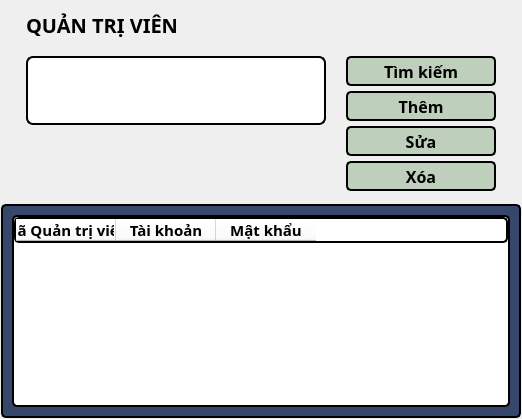
            <widget class="QWidget" name="admins_page">
             <layout class="QVBoxLayout" name="verticalLayout_3">
              <property name="spacing">
               <number>3</number>
              </property>
              <property name="leftMargin">
               <number>1</number>
              </property>
              <property name="topMargin">
               <number>1</number>
              </property>
              <property name="rightMargin">
               <number>1</number>
              </property>
              <property name="bottomMargin">
               <number>1</number>
              </property>
              <item>
               <widget class="QWidget" name="admins_controllers" native="true">
                <property name="maximumSize">
                 <size>
                  <width>16777215</width>
                  <height>200</height>
                 </size>
                </property>
                <property name="autoFillBackground">
                 <bool>false</bool>
                </property>
                <layout class="QVBoxLayout" name="verticalLayout_28">
                 <property name="spacing">
                  <number>0</number>
                 </property>
                 <property name="bottomMargin">
                  <number>0</number>
                 </property>
                 <item>
                  <widget class="QLabel" name="admins_label">
                   <property name="minimumSize">
                    <size>
                     <width>0</width>
                     <height>30</height>
                    </size>
                   </property>
                   <property name="maximumSize">
                    <size>
                     <width>16777215</width>
                     <height>30</height>
                    </size>
                   </property>
                   <property name="font">
                    <font>
                     <family>Cascadia Mono SemiBold</family>
                     <pointsize>15</pointsize>
                     <weight>75</weight>
                     <bold>true</bold>
                     <underline>false</underline>
                     <strikeout>false</strikeout>
                    </font>
                   </property>
                   <property name="layoutDirection">
                    <enum>Qt::LeftToRight</enum>
                   </property>
                   <property name="styleSheet">
                    <string notr="true">color: rgb(0, 0, 0);
padding-left: 10px;
font-weight: bold;
font-size: 15pt;</string>
                   </property>
                   <property name="text">
                    <string>QUẢN TRỊ VIÊN</string>
                   </property>
                   <property name="alignment">
                    <set>Qt::AlignLeading|Qt::AlignLeft|Qt::AlignVCenter</set>
                   </property>
                  </widget>
                 </item>
                 <item>
                  <widget class="QWidget" name="widget_16" native="true">
                   <property name="minimumSize">
                    <size>
                     <width>0</width>
                     <height>150</height>
                    </size>
                   </property>
                   <layout class="QHBoxLayout" name="horizontalLayout_13">
                    <property name="bottomMargin">
                     <number>0</number>
                    </property>
                    <item>
                     <widget class="QWidget" name="widget_17" native="true">
                      <layout class="QVBoxLayout" name="verticalLayout_30">
                       <property name="spacing">
                        <number>5</number>
                       </property>
                       <property name="leftMargin">
                        <number>7</number>
                       </property>
                       <property name="topMargin">
                        <number>7</number>
                       </property>
                       <property name="rightMargin">
                        <number>7</number>
                       </property>
                       <property name="bottomMargin">
                        <number>7</number>
                       </property>
                       <item>
                        <widget class="QLineEdit" name="admins_input">
                         <property name="sizePolicy">
                          <sizepolicy hsizetype="Expanding" vsizetype="Expanding">
                           <horstretch>0</horstretch>
                           <verstretch>0</verstretch>
                          </sizepolicy>
                         </property>
                         <property name="minimumSize">
                          <size>
                           <width>300</width>
                           <height>30</height>
                          </size>
                         </property>
                         <property name="font">
                          <font>
                           <family>Cascadia Code</family>
                           <pointsize>10</pointsize>
                          </font>
                         </property>
                         <property name="styleSheet">
                          <string notr="true">background-color: rgb(255, 255, 255);
border-radius: 7px;
border: 2px solid #000;</string>
                         </property>
                         <property name="inputMask">
                          <string/>
                         </property>
                         <property name="text">
                          <string/>
                         </property>
                        </widget>
                       </item>
                       <item>
                        <spacer name="verticalSpacer_10">
                         <property name="orientation">
                          <enum>Qt::Vertical</enum>
                         </property>
                         <property name="sizeHint" stdset="0">
                          <size>
                           <width>20</width>
                           <height>46</height>
                          </size>
                         </property>
                        </spacer>
                       </item>
                      </layout>
                     </widget>
                    </item>
                    <item>
                     <widget class="QWidget" name="widget_18" native="true">
                      <property name="minimumSize">
                       <size>
                        <width>150</width>
                        <height>0</height>
                       </size>
                      </property>
                      <layout class="QVBoxLayout" name="verticalLayout_31">
                       <property name="spacing">
                        <number>5</number>
                       </property>
                       <property name="leftMargin">
                        <number>7</number>
                       </property>
                       <property name="topMargin">
                        <number>7</number>
                       </property>
                       <property name="rightMargin">
                        <number>7</number>
                       </property>
                       <property name="bottomMargin">
                        <number>7</number>
                       </property>
                       <item>
                        <widget class="QPushButton" name="admins_search_btn">
                         <property name="minimumSize">
                          <size>
                           <width>150</width>
                           <height>30</height>
                          </size>
                         </property>
                         <property name="maximumSize">
                          <size>
                           <width>10</width>
                           <height>30</height>
                          </size>
                         </property>
                         <property name="font">
                          <font>
                           <family>Cascadia Code</family>
                           <pointsize>12</pointsize>
                           <weight>75</weight>
                           <bold>true</bold>
                          </font>
                         </property>
                         <property name="styleSheet">
                          <string notr="true">background-color: rgb(190,207,187);
color: rgb(0,0,0);
border-radius: 5px;
border: 2px solid #000;
font-weight: bold;
font-size: 12pt;</string>
                         </property>
                         <property name="text">
                          <string>Tìm kiếm</string>
                         </property>
                         <property name="iconSize">
                          <size>
                           <width>25</width>
                           <height>25</height>
                          </size>
                         </property>
                        </widget>
                       </item>
                       <item>
                        <widget class="QPushButton" name="admins_add_btn">
                         <property name="minimumSize">
                          <size>
                           <width>150</width>
                           <height>30</height>
                          </size>
                         </property>
                         <property name="maximumSize">
                          <size>
                           <width>150</width>
                           <height>30</height>
                          </size>
                         </property>
                         <property name="font">
                          <font>
                           <family>Cascadia Code</family>
                           <pointsize>12</pointsize>
                           <weight>75</weight>
                           <bold>true</bold>
                          </font>
                         </property>
                         <property name="styleSheet">
                          <string notr="true">background-color: rgb(190,207,187);
color: rgb(0,0,0);
border-radius: 5px;
border: 2px solid #000;
font-weight: bold;
font-size: 12pt;</string>
                         </property>
                         <property name="text">
                          <string>Thêm</string>
                         </property>
                         <property name="iconSize">
                          <size>
                           <width>25</width>
                           <height>25</height>
                          </size>
                         </property>
                        </widget>
                       </item>
                       <item>
                        <widget class="QPushButton" name="admins_edit_btn">
                         <property name="minimumSize">
                          <size>
                           <width>150</width>
                           <height>30</height>
                          </size>
                         </property>
                         <property name="maximumSize">
                          <size>
                           <width>150</width>
                           <height>30</height>
                          </size>
                         </property>
                         <property name="font">
                          <font>
                           <family>Cascadia Code</family>
                           <pointsize>12</pointsize>
                           <weight>75</weight>
                           <bold>true</bold>
                          </font>
                         </property>
                         <property name="styleSheet">
                          <string notr="true">background-color: rgb(190,207,187);
color: rgb(0,0,0);
border-radius: 5px;
border: 2px solid #000;
font-weight: bold;
font-size: 12pt;</string>
                         </property>
                         <property name="text">
                          <string>Sửa</string>
                         </property>
                         <property name="iconSize">
                          <size>
                           <width>25</width>
                           <height>25</height>
                          </size>
                         </property>
                        </widget>
                       </item>
                       <item>
                        <widget class="QPushButton" name="admins_del_btn">
                         <property name="minimumSize">
                          <size>
                           <width>150</width>
                           <height>30</height>
                          </size>
                         </property>
                         <property name="maximumSize">
                          <size>
                           <width>150</width>
                           <height>30</height>
                          </size>
                         </property>
                         <property name="font">
                          <font>
                           <family>Cascadia Code</family>
                           <pointsize>12</pointsize>
                           <weight>75</weight>
                           <bold>true</bold>
                          </font>
                         </property>
                         <property name="styleSheet">
                          <string notr="true">background-color: rgb(190,207,187);
color: rgb(0,0,0);
border-radius: 5px;
border: 2px solid #000;
font-weight: bold;
font-size: 12pt;</string>
                         </property>
                         <property name="text">
                          <string>Xóa</string>
                         </property>
                         <property name="iconSize">
                          <size>
                           <width>25</width>
                           <height>25</height>
                          </size>
                         </property>
                        </widget>
                       </item>
                       <item>
                        <spacer name="verticalSpacer_11">
                         <property name="orientation">
                          <enum>Qt::Vertical</enum>
                         </property>
                         <property name="sizeHint" stdset="0">
                          <size>
                           <width>20</width>
                           <height>40</height>
                          </size>
                         </property>
                        </spacer>
                       </item>
                      </layout>
                     </widget>
                    </item>
                   </layout>
                  </widget>
                 </item>
                </layout>
               </widget>
              </item>
              <item>
               <widget class="QWidget" name="admins_view" native="true">
                <property name="font">
                 <font>
                  <family>Cascadia Code</family>
                 </font>
                </property>
                <property name="styleSheet">
                 <string notr="true">border-radius: 5px;
background-color:rgb(54, 71, 107); 
border-radius: 5px;
border: 2px solid #000;
</string>
                </property>
                <layout class="QVBoxLayout" name="verticalLayout_32">
                 <property name="spacing">
                  <number>0</number>
                 </property>
                 <property name="leftMargin">
                  <number>11</number>
                 </property>
                 <property name="topMargin">
                  <number>11</number>
                 </property>
                 <property name="rightMargin">
                  <number>11</number>
                 </property>
                 <property name="bottomMargin">
                  <number>11</number>
                 </property>
                 <item>
                  <widget class="QTableWidget" name="admins_table">
                   <property name="font">
                    <font>
                     <family>Cascadia Code</family>
                    </font>
                   </property>
                   <property name="styleSheet">
                    <string notr="true">background-color: rgb(255, 255, 255);</string>
                   </property>
                   <property name="verticalScrollMode">
                    <enum>QAbstractItemView::ScrollPerPixel</enum>
                   </property>
                   <property name="horizontalScrollMode">
                    <enum>QAbstractItemView::ScrollPerPixel</enum>
                   </property>
                   <column>
                    <property name="text">
                     <string>Mã Quản trị viên</string>
                    </property>
                    <property name="font">
                     <font>
                      <family>Cascadia Code</family>
                      <pointsize>11</pointsize>
                      <weight>75</weight>
                      <bold>true</bold>
                     </font>
                    </property>
                    <property name="textAlignment">
                     <set>AlignCenter</set>
                    </property>
                   </column>
                   <column>
                    <property name="text">
                     <string>Tài khoản</string>
                    </property>
                    <property name="font">
                     <font>
                      <family>Cascadia Code</family>
                      <pointsize>11</pointsize>
                      <weight>75</weight>
                      <bold>true</bold>
                     </font>
                    </property>
                    <property name="textAlignment">
                     <set>AlignCenter</set>
                    </property>
                   </column>
                   <column>
                    <property name="text">
                     <string>Mật khẩu</string>
                    </property>
                    <property name="font">
                     <font>
                      <family>Cascadia Code</family>
                      <pointsize>11</pointsize>
                      <weight>75</weight>
                      <bold>true</bold>
                     </font>
                    </property>
                    <property name="textAlignment">
                     <set>AlignCenter</set>
                    </property>
                   </column>
                  </widget>
                 </item>
                </layout>
               </widget>
              </item>
             </layout>
            </widget>
